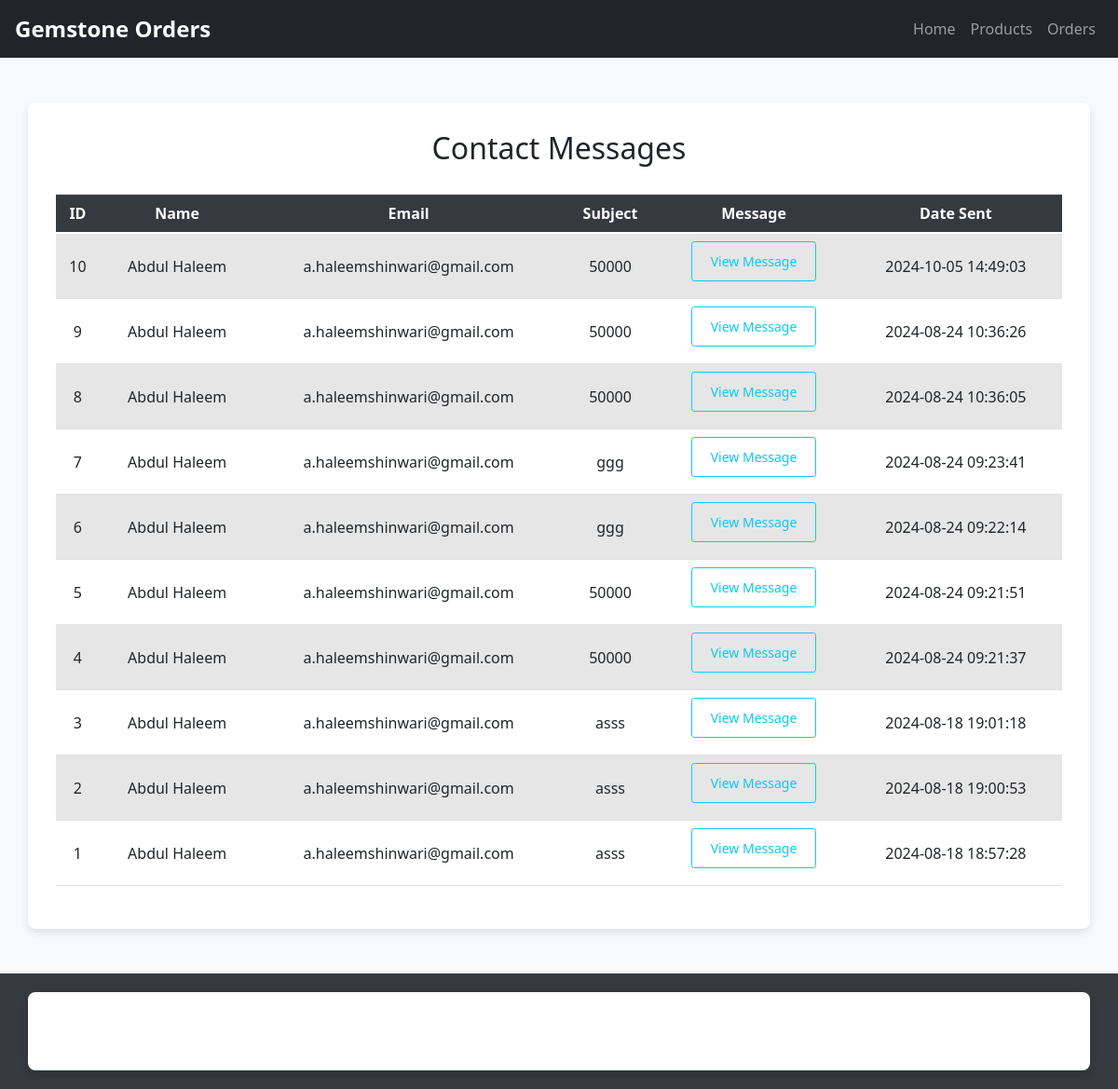
/adminpanel/messages.php, run on the app's committed database.
### tables this page shows
CREATE TABLE `contact_messages` (
  `id` int(11) NOT NULL,
  `name` varchar(100) NOT NULL,
  `email` varchar(100) NOT NULL,
  `subject` varchar(255) NOT NULL,
  `message` text NOT NULL,
  `created_at` timestamp NOT NULL DEFAULT current_timestamp()
);

### adminpanel/messages.php (the view, shortened to what this page needs)
<?php
$servername = "localhost";
$username = "root";
$password = "";
$dbname = "gemratio_main";
$conn = new mysqli($servername, $username, $password, $dbname);
$sql = "SELECT * FROM contact_messages ORDER BY id DESC";
$result = $conn->query($sql);
?>
<!DOCTYPE html>
<html lang="en">
<head>
    <link href="https://stackpath.bootstrapcdn.com/bootstrap/4.4.1/css/bootstrap.min.css" rel="stylesheet">
    <link href="https://cdnjs.cloudflare.com/ajax/libs/font-awesome/5.10.0/css/all.min.css" rel="stylesheet">
    <link href="https://cdn.jsdelivr.net/npm/bootstrap@5.0.0/dist/css/bootstrap.min.css" rel="stylesheet">
</head>
<body>
   <nav class="navbar navbar-expand-lg navbar-dark bg-dark">
        <a class="navbar-brand" href="#">Gemstone Orders </a>
        <div class="collapse navbar-collapse justify-content-end" id="navbarNav">
            <ul class="navbar-nav">
                <li class="nav-item"><a class="nav-link" href="index.php">Home</a></li>
                <li class="nav-item"><a class="nav-link" href="../product-list.php">Products</a></li>
                <li class="nav-item"><a class="nav-link" href="orders.php">Orders</a></li>
            </ul>
        </div>
    </nav>
    <div class="container my-5">
        <h2 class="text-center">Contact Messages</h2>
        <?php if ($result->num_rows > 0): ?>
            <table class="table table-hover table-striped">
                <thead>
                    <tr>
                        <th>ID</th>
                        <th>Name</th>
                        <th>Email</th>
                        <th>Subject</th>
                        <th>Message</th>
                        <th>Date Sent</th>
                    </tr>
                </thead>
                <tbody>
                    <?php while ($row = $result->fetch_assoc()): ?>
                        <tr>
                            <td><?php echo $row['id']; ?></td>
                            <td><?php echo htmlspecialchars($row['name']); ?></td>
                            <td><?php echo htmlspecialchars($row['email']); ?></td>
                            <td><?php echo htmlspecialchars($row['subject']); ?></td>
                            <td>
                                <button class="btn btn-outline-info btn-sm" data-toggle="collapse" data-target="#message-<?php echo $row['id']; ?>">
                                    View Message
                                </button>
                            </td>
                            <td><?php echo htmlspecialchars($row['created_at']); ?></td>
                        </tr>
                    <?php endwhile; ?>
                </tbody>
            </table>
        <?php else: ?>
            <div class="alert alert-warning text-center">
                No messages found.
            </div>
        <?php endif; ?>
    </div>
        <div class="footer">
        <div class="container">
            <p>&copy; 2024 Gemration Admin Panel. All Rights Reserved.</p>
        </div>
    </div>
</body>
</html>

### adminpanel/messages.php (style rules this page uses)
body { background-color: #f8f9fa; }
.navbar { background-color: #343a40; }
.navbar-brand { font-size: 1.5rem; font-weight: bold; color: #fff; }
.btn { padding: 10px 20px; margin-bottom: 10px; }
.table thead { background-color: #343a40; color: white; }
.table td, .table th { text-align: center; vertical-align: middle; }
.footer { background-color: #343a40; color: #fff; padding: 20px 0; }
.footer p { margin: 0; text-align: center; }
.container { background-color: #fff; padding: 30px; border-radius: 8px; box-shadow: 0 4px 8px rgba(0, 0, 0, 0.1); }
h2 { font-size: 2rem; margin-bottom: 30px; }
.table td { vertical-align: middle; }

### data on the page
contact_messages: id "10", name "Abdul Haleem", email "a.haleemshinwari@gmail.com", subject "50000", created_at "2024-10-05 14:49:03"
contact_messages: id "9", name "Abdul Haleem", email "a.haleemshinwari@gmail.com", subject "50000", created_at "2024-08-24 10:36:26"
contact_messages: id "8", name "Abdul Haleem", email "a.haleemshinwari@gmail.com", subject "50000", created_at "2024-08-24 10:36:05"
contact_messages: id "7", name "Abdul Haleem", email "a.haleemshinwari@gmail.com", subject "ggg", created_at "2024-08-24 09:23:41"
contact_messages: id "6", name "Abdul Haleem", email "a.haleemshinwari@gmail.com", subject "ggg", created_at "2024-08-24 09:22:14"
contact_messages: id "5", name "Abdul Haleem", email "a.haleemshinwari@gmail.com", subject "50000", created_at "2024-08-24 09:21:51"
contact_messages: id "4", name "Abdul Haleem", email "a.haleemshinwari@gmail.com", subject "50000", created_at "2024-08-24 09:21:37"
contact_messages: id "3", name "Abdul Haleem", email "a.haleemshinwari@gmail.com", subject "asss", created_at "2024-08-18 19:01:18"
contact_messages: id "2", name "Abdul Haleem", email "a.haleemshinwari@gmail.com", subject "asss", created_at "2024-08-18 19:00:53"
contact_messages: id "1", name "Abdul Haleem", email "a.haleemshinwari@gmail.com", subject "asss", created_at "2024-08-18 18:57:28"
